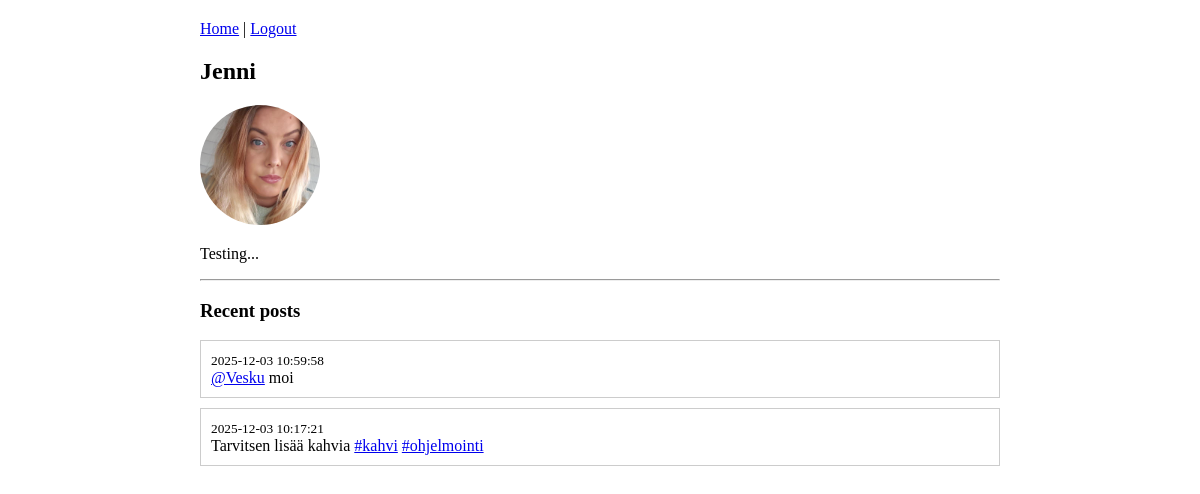
Page /iteration/profile.php?u=Jenni on the earlier database version.
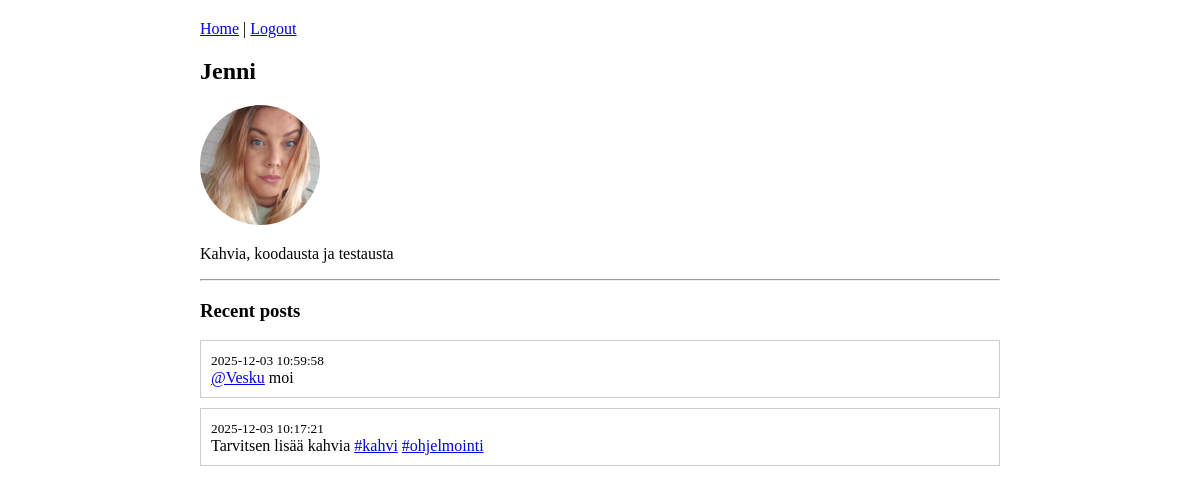
Same page on the later database version.
### tables this page shows
CREATE TABLE `users` (
  `user_id` int(11) NOT NULL,
  `username` varchar(50) NOT NULL,
  `email` varchar(100) NOT NULL,
  `password_hash` varchar(255) NOT NULL,
  `bio` text DEFAULT NULL,
  `profile_picture_url` varchar(255) DEFAULT NULL,
  `created_at` timestamp NOT NULL DEFAULT current_timestamp(),
  `last_seen_mentions` datetime DEFAULT NULL,
  `last_seen_shares` datetime DEFAULT NULL
);

### iteration/profile.php (the view, shortened to what this page needs)
<?php
require_once 'config.php';
$user = $_GET['u'] ?? null;
$stmt = $mysqli->prepare("SELECT user_id, username, bio, profile_picture_url, created_at FROM users WHERE username = ?");
$stmt->bind_param('s', $user);
$stmt->execute();
$res = $stmt->get_result();
$row = $res->fetch_assoc();
?>
<!doctype html>
<html>
<head>
</head>
<body>
<div style="max-width:800px;margin:20px auto;">
<a href="index.php">Home</a> | <a href="logout.php">Logout</a>
<h2><?= htmlspecialchars($row['username']) ?></h2>
<?php if (!empty($row['profile_picture_url'])): ?>
  <img src="<?= htmlspecialchars($row['profile_picture_url']) ?>"
       alt="Profile picture"
       style="width:120px;height:120px;object-fit:cover;border-radius:50%">
<?php endif; ?>
<p><?= nl2br(htmlspecialchars($row['bio'])) ?></p>
<hr>
<h3>Recent posts</h3>
<?php
$stmt = $mysqli->prepare("SELECT post_id, content, created_at FROM posts WHERE user_id = ? ORDER BY created_at DESC LIMIT 50");
$stmt->bind_param('i', $row['user_id']);
$stmt->execute();
$r = $stmt->get_result();
while ($p = $r->fetch_assoc()) {
    $c = htmlspecialchars($p['content']);
    $c = preg_replace('/#([A-Za-z0-9_åäöÅÄÖ\-]+)/u',
        '<a href="index.php?hashtag=$1">#$1</a>', $c);
    $c = preg_replace('/@([A-Za-z0-9_]+)/',
        '<a href="profile.php?u=$1">@$1</a>', $c);
    echo "
    <div style='border:1px solid #ccc;padding:10px;margin-bottom:10px'>
        <small>{$p['created_at']}</small><br>
        $c
    </div>";
}
?>
</div>
</body>
</html>

Differences in the rows shown:
changed users "Jenni": bio "Testing..." → "Kahvia, koodausta ja testausta"
